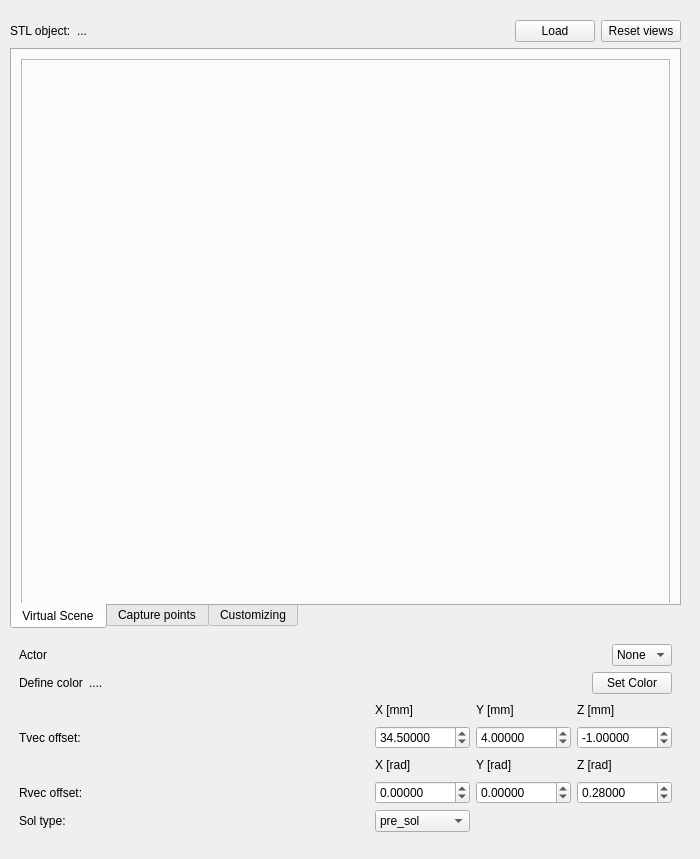
<?xml version="1.0" encoding="UTF-8"?>
<ui version="4.0">
 <class>VirtualVisualizer</class>
 <widget class="QWidget" name="VirtualVisualizer">
  <property name="geometry">
   <rect>
    <x>0</x>
    <y>0</y>
    <width>700</width>
    <height>859</height>
   </rect>
  </property>
  <property name="windowTitle">
   <string>Virtual visuliazer</string>
  </property>
  <widget class="QWidget" name="dockWidget_VirtualVisualizerContents" native="true">
   <property name="geometry">
    <rect>
     <x>10</x>
     <y>20</y>
     <width>671</width>
     <height>821</height>
    </rect>
   </property>
   <property name="minimumSize">
    <size>
     <width>400</width>
     <height>400</height>
    </size>
   </property>
   <layout class="QVBoxLayout" name="verticalLayout_2">
    <item>
     <layout class="QHBoxLayout" name="horizontalLayout">
      <item>
       <widget class="QLabel" name="label">
        <property name="text">
         <string>STL object:</string>
        </property>
       </widget>
      </item>
      <item>
       <widget class="QLabel" name="label_stlObj_name">
        <property name="text">
         <string>...</string>
        </property>
       </widget>
      </item>
      <item>
       <spacer name="horizontalSpacer_3">
        <property name="orientation">
         <enum>Qt::Horizontal</enum>
        </property>
        <property name="sizeHint" stdset="0">
         <size>
          <width>40</width>
          <height>20</height>
         </size>
        </property>
       </spacer>
      </item>
      <item>
       <widget class="QPushButton" name="pushButton_loadStlObj">
        <property name="text">
         <string>Load</string>
        </property>
       </widget>
      </item>
      <item>
       <widget class="QPushButton" name="pushButton_razViews">
        <property name="text">
         <string>Reset views</string>
        </property>
       </widget>
      </item>
     </layout>
    </item>
    <item>
     <widget class="QTabWidget" name="tabWidget">
      <property name="tabPosition">
       <enum>QTabWidget::South</enum>
      </property>
      <property name="currentIndex">
       <number>0</number>
      </property>
      <widget class="QWidget" name="tab_3">
       <attribute name="title">
        <string>Virtual Scene</string>
       </attribute>
       <layout class="QHBoxLayout" name="horizontalLayout_7">
        <item>
         <widget class="QFrame" name="frame_VirtualVisualizer_holder">
          <property name="minimumSize">
           <size>
            <width>400</width>
            <height>600</height>
           </size>
          </property>
          <property name="frameShape">
           <enum>QFrame::StyledPanel</enum>
          </property>
          <property name="frameShadow">
           <enum>QFrame::Raised</enum>
          </property>
         </widget>
        </item>
       </layout>
      </widget>
      <widget class="QWidget" name="tab">
       <attribute name="title">
        <string>Capture points</string>
       </attribute>
       <layout class="QVBoxLayout" name="verticalLayout">
        <item>
         <layout class="QHBoxLayout" name="horizontalLayout_3">
          <item>
           <widget class="QLabel" name="label_7">
            <property name="text">
             <string>Current point position: </string>
            </property>
           </widget>
          </item>
          <item>
           <widget class="QLabel" name="label_current_point">
            <property name="text">
             <string>...</string>
            </property>
           </widget>
          </item>
          <item>
           <spacer name="horizontalSpacer_4">
            <property name="orientation">
             <enum>Qt::Horizontal</enum>
            </property>
            <property name="sizeHint" stdset="0">
             <size>
              <width>40</width>
              <height>20</height>
             </size>
            </property>
           </spacer>
          </item>
          <item>
           <widget class="QComboBox" name="comboBox_scale_factor">
            <item>
             <property name="text">
              <string>mm</string>
             </property>
            </item>
            <item>
             <property name="text">
              <string>m</string>
             </property>
            </item>
           </widget>
          </item>
         </layout>
        </item>
        <item>
         <layout class="QHBoxLayout" name="horizontalLayout_2">
          <item>
           <widget class="QLabel" name="label_3">
            <property name="text">
             <string>Define point: </string>
            </property>
           </widget>
          </item>
          <item>
           <widget class="QComboBox" name="comboBox_interest_point">
            <item>
             <property name="text">
              <string>point_1</string>
             </property>
            </item>
            <item>
             <property name="text">
              <string>point_2</string>
             </property>
            </item>
            <item>
             <property name="text">
              <string>point_3</string>
             </property>
            </item>
           </widget>
          </item>
          <item>
           <widget class="QPushButton" name="pushButton_storeCurrenPoint">
            <property name="text">
             <string>Store</string>
            </property>
           </widget>
          </item>
         </layout>
        </item>
        <item>
         <layout class="QGridLayout" name="gridLayout_3">
          <item row="1" column="0">
           <widget class="QLabel" name="label_2">
            <property name="text">
             <string>Point_1:</string>
            </property>
           </widget>
          </item>
          <item row="0" column="1">
           <widget class="QLabel" name="label_6">
            <property name="text">
             <string>X, Y, Z coordinates</string>
            </property>
            <property name="alignment">
             <set>Qt::AlignCenter</set>
            </property>
           </widget>
          </item>
          <item row="2" column="0">
           <widget class="QLabel" name="label_4">
            <property name="text">
             <string>Point_2:</string>
            </property>
           </widget>
          </item>
          <item row="1" column="1">
           <widget class="QLabel" name="label_point_1">
            <property name="text">
             <string>...</string>
            </property>
           </widget>
          </item>
          <item row="3" column="0">
           <widget class="QLabel" name="label_5">
            <property name="text">
             <string>Point_3:</string>
            </property>
           </widget>
          </item>
          <item row="3" column="1">
           <widget class="QLabel" name="label_point_3">
            <property name="text">
             <string>...</string>
            </property>
           </widget>
          </item>
          <item row="2" column="1">
           <widget class="QLabel" name="label_point_2">
            <property name="text">
             <string>...</string>
            </property>
           </widget>
          </item>
         </layout>
        </item>
        <item>
         <layout class="QHBoxLayout" name="horizontalLayout_4">
          <item>
           <widget class="QCheckBox" name="checkBox_triPointRef">
            <property name="layoutDirection">
             <enum>Qt::RightToLeft</enum>
            </property>
            <property name="text">
             <string>Plots points</string>
            </property>
            <property name="checked">
             <bool>false</bool>
            </property>
           </widget>
          </item>
          <item>
           <spacer name="horizontalSpacer_5">
            <property name="orientation">
             <enum>Qt::Horizontal</enum>
            </property>
            <property name="sizeHint" stdset="0">
             <size>
              <width>40</width>
              <height>20</height>
             </size>
            </property>
           </spacer>
          </item>
         </layout>
        </item>
        <item>
         <spacer name="verticalSpacer">
          <property name="orientation">
           <enum>Qt::Vertical</enum>
          </property>
          <property name="sizeHint" stdset="0">
           <size>
            <width>20</width>
            <height>40</height>
           </size>
          </property>
         </spacer>
        </item>
       </layout>
      </widget>
      <widget class="QWidget" name="tab_2">
       <attribute name="title">
        <string>Customizing</string>
       </attribute>
       <layout class="QVBoxLayout" name="verticalLayout_3">
        <item>
         <spacer name="verticalSpacer_2">
          <property name="orientation">
           <enum>Qt::Vertical</enum>
          </property>
          <property name="sizeHint" stdset="0">
           <size>
            <width>20</width>
            <height>40</height>
           </size>
          </property>
         </spacer>
        </item>
       </layout>
      </widget>
     </widget>
    </item>
    <item>
     <widget class="QWidget" name="widget" native="true">
      <layout class="QVBoxLayout" name="verticalLayout_4">
       <item>
        <layout class="QHBoxLayout" name="horizontalLayout_5">
         <item>
          <widget class="QLabel" name="label_9">
           <property name="text">
            <string>Actor</string>
           </property>
          </widget>
         </item>
         <item>
          <spacer name="horizontalSpacer_6">
           <property name="orientation">
            <enum>Qt::Horizontal</enum>
           </property>
           <property name="sizeHint" stdset="0">
            <size>
             <width>40</width>
             <height>20</height>
            </size>
           </property>
          </spacer>
         </item>
         <item>
          <widget class="QComboBox" name="comboBox_customActor">
           <item>
            <property name="text">
             <string>None</string>
            </property>
           </item>
          </widget>
         </item>
        </layout>
       </item>
       <item>
        <layout class="QHBoxLayout" name="horizontalLayout_6">
         <item>
          <widget class="QLabel" name="label_10">
           <property name="text">
            <string>Define color</string>
           </property>
          </widget>
         </item>
         <item>
          <widget class="QLabel" name="label_currentActorColor">
           <property name="text">
            <string>....</string>
           </property>
          </widget>
         </item>
         <item>
          <spacer name="horizontalSpacer_7">
           <property name="orientation">
            <enum>Qt::Horizontal</enum>
           </property>
           <property name="sizeHint" stdset="0">
            <size>
             <width>40</width>
             <height>20</height>
            </size>
           </property>
          </spacer>
         </item>
         <item>
          <widget class="QPushButton" name="pushButton_color">
           <property name="text">
            <string>Set Color</string>
           </property>
          </widget>
         </item>
        </layout>
       </item>
       <item>
        <layout class="QGridLayout" name="gridLayout">
         <item row="6" column="2">
          <widget class="QComboBox" name="comboBox_solType">
           <item>
            <property name="text">
             <string>pre_sol</string>
            </property>
           </item>
           <item>
            <property name="text">
             <string>full_sol</string>
            </property>
           </item>
          </widget>
         </item>
         <item row="2" column="4">
          <widget class="QLabel" name="label_15">
           <property name="text">
            <string>Z [rad]</string>
           </property>
          </widget>
         </item>
         <item row="5" column="0">
          <widget class="QLabel" name="label_8">
           <property name="text">
            <string>Rvec offset:</string>
           </property>
          </widget>
         </item>
         <item row="2" column="2">
          <widget class="QLabel" name="label_17">
           <property name="text">
            <string>X [rad]</string>
           </property>
          </widget>
         </item>
         <item row="6" column="0">
          <widget class="QLabel" name="label_18">
           <property name="text">
            <string>Sol type:</string>
           </property>
          </widget>
         </item>
         <item row="5" column="3">
          <widget class="QDoubleSpinBox" name="doubleSpinBox_rvec_offset_Y">
           <property name="decimals">
            <number>5</number>
           </property>
           <property name="minimum">
            <double>-9999.000000000000000</double>
           </property>
           <property name="maximum">
            <double>9999.000000000000000</double>
           </property>
           <property name="singleStep">
            <double>0.010000000000000</double>
           </property>
          </widget>
         </item>
         <item row="0" column="3">
          <widget class="QLabel" name="label_13">
           <property name="text">
            <string>Y [mm]</string>
           </property>
          </widget>
         </item>
         <item row="1" column="0">
          <widget class="QLabel" name="label_11">
           <property name="text">
            <string>Tvec offset:</string>
           </property>
          </widget>
         </item>
         <item row="1" column="2">
          <widget class="QDoubleSpinBox" name="doubleSpinBox_tvec_offset_X">
           <property name="decimals">
            <number>5</number>
           </property>
           <property name="minimum">
            <double>-9999.000000000000000</double>
           </property>
           <property name="maximum">
            <double>9999.000000000000000</double>
           </property>
           <property name="singleStep">
            <double>0.500000000000000</double>
           </property>
           <property name="value">
            <double>34.500000000000000</double>
           </property>
          </widget>
         </item>
         <item row="5" column="4">
          <widget class="QDoubleSpinBox" name="doubleSpinBox_rvec_offset_Z">
           <property name="decimals">
            <number>5</number>
           </property>
           <property name="minimum">
            <double>-9999.000000000000000</double>
           </property>
           <property name="maximum">
            <double>9999.000000000000000</double>
           </property>
           <property name="singleStep">
            <double>0.010000000000000</double>
           </property>
           <property name="value">
            <double>0.280000000000000</double>
           </property>
          </widget>
         </item>
         <item row="2" column="3">
          <widget class="QLabel" name="label_16">
           <property name="text">
            <string>Y [rad]</string>
           </property>
          </widget>
         </item>
         <item row="5" column="2">
          <widget class="QDoubleSpinBox" name="doubleSpinBox_rvec_offset_X">
           <property name="decimals">
            <number>5</number>
           </property>
           <property name="minimum">
            <double>-9999.000000000000000</double>
           </property>
           <property name="maximum">
            <double>9999.000000000000000</double>
           </property>
           <property name="singleStep">
            <double>0.010000000000000</double>
           </property>
          </widget>
         </item>
         <item row="0" column="2">
          <widget class="QLabel" name="label_12">
           <property name="text">
            <string>X [mm]</string>
           </property>
          </widget>
         </item>
         <item row="1" column="3">
          <widget class="QDoubleSpinBox" name="doubleSpinBox_tvec_offset_Y">
           <property name="decimals">
            <number>5</number>
           </property>
           <property name="minimum">
            <double>-9999.000000000000000</double>
           </property>
           <property name="maximum">
            <double>9999.000000000000000</double>
           </property>
           <property name="singleStep">
            <double>0.500000000000000</double>
           </property>
           <property name="value">
            <double>4.000000000000000</double>
           </property>
          </widget>
         </item>
         <item row="0" column="4">
          <widget class="QLabel" name="label_14">
           <property name="text">
            <string>Z [mm]</string>
           </property>
          </widget>
         </item>
         <item row="1" column="4">
          <widget class="QDoubleSpinBox" name="doubleSpinBox_tvec_offset_Z">
           <property name="decimals">
            <number>5</number>
           </property>
           <property name="minimum">
            <double>-9999.000000000000000</double>
           </property>
           <property name="maximum">
            <double>9999.000000000000000</double>
           </property>
           <property name="singleStep">
            <double>0.500000000000000</double>
           </property>
           <property name="value">
            <double>-1.000000000000000</double>
           </property>
          </widget>
         </item>
         <item row="1" column="1">
          <spacer name="horizontalSpacer">
           <property name="orientation">
            <enum>Qt::Horizontal</enum>
           </property>
           <property name="sizeHint" stdset="0">
            <size>
             <width>40</width>
             <height>20</height>
            </size>
           </property>
          </spacer>
         </item>
         <item row="0" column="1">
          <spacer name="horizontalSpacer_2">
           <property name="orientation">
            <enum>Qt::Horizontal</enum>
           </property>
           <property name="sizeHint" stdset="0">
            <size>
             <width>40</width>
             <height>20</height>
            </size>
           </property>
          </spacer>
         </item>
         <item row="2" column="1">
          <spacer name="horizontalSpacer_8">
           <property name="orientation">
            <enum>Qt::Horizontal</enum>
           </property>
           <property name="sizeHint" stdset="0">
            <size>
             <width>40</width>
             <height>20</height>
            </size>
           </property>
          </spacer>
         </item>
         <item row="5" column="1">
          <spacer name="horizontalSpacer_9">
           <property name="orientation">
            <enum>Qt::Horizontal</enum>
           </property>
           <property name="sizeHint" stdset="0">
            <size>
             <width>40</width>
             <height>20</height>
            </size>
           </property>
          </spacer>
         </item>
         <item row="6" column="1">
          <spacer name="horizontalSpacer_10">
           <property name="orientation">
            <enum>Qt::Horizontal</enum>
           </property>
           <property name="sizeHint" stdset="0">
            <size>
             <width>40</width>
             <height>20</height>
            </size>
           </property>
          </spacer>
         </item>
        </layout>
       </item>
      </layout>
     </widget>
    </item>
   </layout>
  </widget>
 </widget>
 <resources/>
 <connections/>
</ui>
